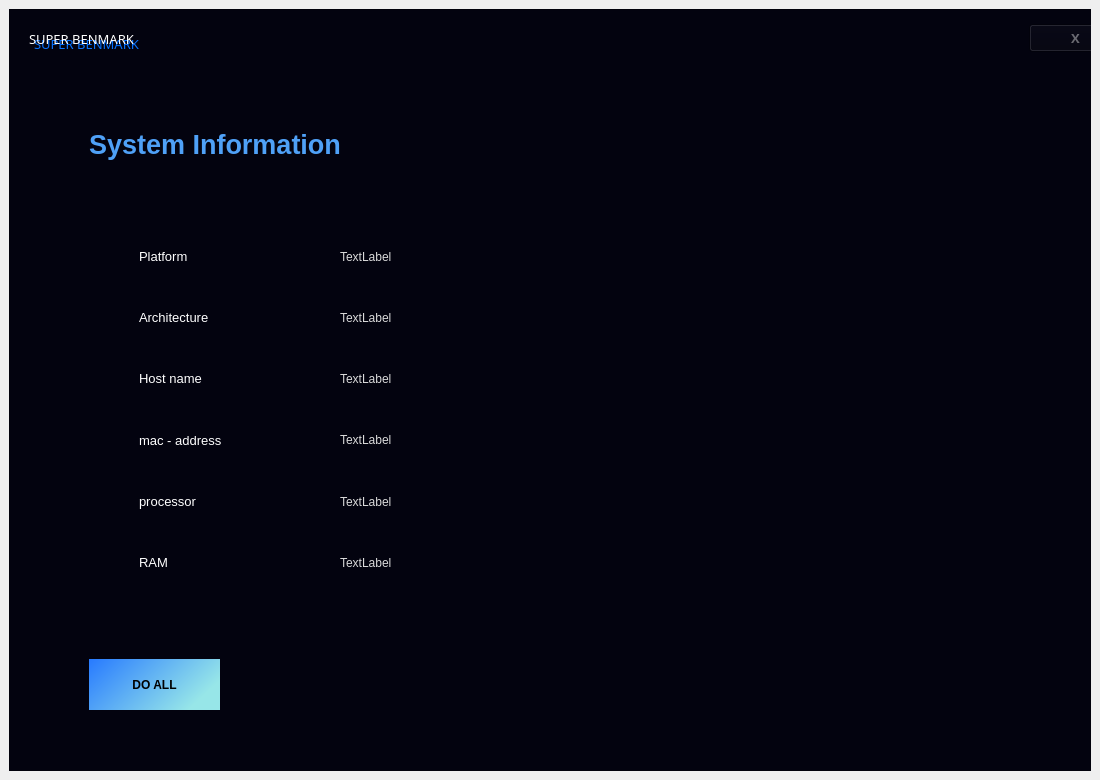
<?xml version="1.0" encoding="UTF-8"?>
<ui version="4.0">
 <class>MainWindow</class>
 <widget class="QMainWindow" name="MainWindow">
  <property name="geometry">
   <rect>
    <x>0</x>
    <y>0</y>
    <width>1100</width>
    <height>780</height>
   </rect>
  </property>
  <property name="windowTitle">
   <string>MainWindow</string>
  </property>
  <widget class="QWidget" name="centralwidget">
   <layout class="QVBoxLayout" name="verticalLayout">
    <item>
     <widget class="QFrame" name="frame">
      <property name="styleSheet">
       <string notr="true">background-color: rgb(3, 3, 15);</string>
      </property>
      <property name="frameShape">
       <enum>QFrame::StyledPanel</enum>
      </property>
      <property name="frameShadow">
       <enum>QFrame::Raised</enum>
      </property>
      <widget class="QLabel" name="label">
       <property name="geometry">
        <rect>
         <x>20</x>
         <y>0</y>
         <width>200</width>
         <height>60</height>
        </rect>
       </property>
       <property name="font">
        <font>
         <family>Segoe UI Black</family>
         <pointsize>10</pointsize>
        </font>
       </property>
       <property name="styleSheet">
        <string notr="true">color:rgb(255, 255, 255);
background-color: rgba(255, 255, 255, 0);</string>
       </property>
       <property name="text">
        <string>SUPER BENMARK</string>
       </property>
      </widget>
      <widget class="QLabel" name="label_2">
       <property name="geometry">
        <rect>
         <x>25</x>
         <y>5</y>
         <width>200</width>
         <height>60</height>
        </rect>
       </property>
       <property name="font">
        <font>
         <family>Segoe UI Black</family>
         <pointsize>10</pointsize>
        </font>
       </property>
       <property name="styleSheet">
        <string notr="true">color: rgb(8, 115, 255);</string>
       </property>
       <property name="text">
        <string>SUPER BENMARK</string>
       </property>
      </widget>
      <widget class="QLabel" name="label_3">
       <property name="geometry">
        <rect>
         <x>600</x>
         <y>160</y>
         <width>340</width>
         <height>480</height>
        </rect>
       </property>
       <property name="text">
        <string/>
       </property>
       <property name="pixmap">
        <pixmap>image_2.jpg</pixmap>
       </property>
       <property name="scaledContents">
        <bool>true</bool>
       </property>
      </widget>
      <widget class="QPushButton" name="exitButton">
       <property name="geometry">
        <rect>
         <x>1020</x>
         <y>15</y>
         <width>93</width>
         <height>28</height>
        </rect>
       </property>
       <property name="font">
        <font>
         <family>Segoe UI Light</family>
         <pointsize>10</pointsize>
         <weight>75</weight>
         <bold>true</bold>
        </font>
       </property>
       <property name="styleSheet">
        <string notr="true">QPushButton{color: rgba(255, 255, 255, 100);}
QPushButton:hover{
	color: rgb(151, 230, 232);
}</string>
       </property>
       <property name="text">
        <string>X</string>
       </property>
      </widget>
      <widget class="QPushButton" name="pushButton_2">
       <property name="geometry">
        <rect>
         <x>80</x>
         <y>650</y>
         <width>131</width>
         <height>51</height>
        </rect>
       </property>
       <property name="font">
        <font>
         <family>Segoe UI</family>
         <pointsize>9</pointsize>
         <weight>75</weight>
         <bold>true</bold>
         <underline>false</underline>
        </font>
       </property>
       <property name="styleSheet">
        <string notr="true">QPushButton{background-color: qlineargradient(spread:pad, x1:0, y1:0, x2:1, y2:0.414773, stop:0 rgba(39, 122, 255, 255), stop:1 rgba(151, 230, 232, 255));
padding: 10px;
text-align: center;
border-style: none;}

QPushButton:hover{
	background-color: qlineargradient(spread:pad, x1:0, y1:0, x2:1, y2:0.414773, stop:0 rgba(151, 230, 232, 255), stop:1 rgba(39, 122, 255, 255));
	margin-left: 5px;
	margin-top: 5px;
	font-size: 14px;
}</string>
       </property>
       <property name="text">
        <string>DO ALL</string>
       </property>
      </widget>
      <widget class="QLabel" name="label_15">
       <property name="geometry">
        <rect>
         <x>80</x>
         <y>105</y>
         <width>350</width>
         <height>60</height>
        </rect>
       </property>
       <property name="font">
        <font>
         <family>Segoe UI</family>
         <pointsize>20</pointsize>
         <weight>75</weight>
         <bold>true</bold>
        </font>
       </property>
       <property name="styleSheet">
        <string notr="true">
color: rgb(79, 161, 247);</string>
       </property>
       <property name="text">
        <string>System Information</string>
       </property>
      </widget>
      <widget class="QFrame" name="frame_2">
       <property name="geometry">
        <rect>
         <x>70</x>
         <y>110</y>
         <width>641</width>
         <height>481</height>
        </rect>
       </property>
       <property name="styleSheet">
        <string notr="true">background-color: rgba(255, 255, 255, 0);</string>
       </property>
       <property name="frameShape">
        <enum>QFrame::StyledPanel</enum>
       </property>
       <property name="frameShadow">
        <enum>QFrame::Raised</enum>
       </property>
       <widget class="QWidget" name="gridLayoutWidget_2">
        <property name="geometry">
         <rect>
          <x>60</x>
          <y>110</y>
          <width>591</width>
          <height>361</height>
         </rect>
        </property>
        <layout class="QGridLayout" name="gridLayout_2" columnstretch="1,2">
         <item row="5" column="0">
          <widget class="QLabel" name="label_24">
           <property name="font">
            <font>
             <pointsize>10</pointsize>
            </font>
           </property>
           <property name="styleSheet">
            <string notr="true">color: rgb(255, 255, 255);</string>
           </property>
           <property name="text">
            <string>RAM</string>
           </property>
          </widget>
         </item>
         <item row="3" column="1">
          <widget class="QLabel" name="address_2">
           <property name="styleSheet">
            <string notr="true">color: rgb(218, 218, 218);
background-color: rgba(255, 255, 255, 0);</string>
           </property>
           <property name="text">
            <string>TextLabel</string>
           </property>
          </widget>
         </item>
         <item row="0" column="1">
          <widget class="QLabel" name="platform_2">
           <property name="styleSheet">
            <string notr="true">color: rgb(218, 218, 218);
background-color: rgba(255, 255, 255, 0);</string>
           </property>
           <property name="text">
            <string>TextLabel</string>
           </property>
          </widget>
         </item>
         <item row="1" column="1">
          <widget class="QLabel" name="arcitecture">
           <property name="styleSheet">
            <string notr="true">color: rgb(218, 218, 218);
background-color: rgba(255, 255, 255, 0);</string>
           </property>
           <property name="text">
            <string>TextLabel</string>
           </property>
          </widget>
         </item>
         <item row="5" column="1">
          <widget class="QLabel" name="ram_2">
           <property name="styleSheet">
            <string notr="true">color: rgb(218, 218, 218);
background-color: rgba(255, 255, 255, 0);</string>
           </property>
           <property name="text">
            <string>TextLabel</string>
           </property>
          </widget>
         </item>
         <item row="4" column="1">
          <widget class="QLabel" name="processor_2">
           <property name="styleSheet">
            <string notr="true">color: rgb(218, 218, 218);
background-color: rgba(255, 255, 255, 0);</string>
           </property>
           <property name="text">
            <string>TextLabel</string>
           </property>
          </widget>
         </item>
         <item row="0" column="0">
          <widget class="QLabel" name="label_16">
           <property name="font">
            <font>
             <pointsize>10</pointsize>
            </font>
           </property>
           <property name="styleSheet">
            <string notr="true">color: rgb(255, 255, 255);</string>
           </property>
           <property name="text">
            <string>Platform</string>
           </property>
          </widget>
         </item>
         <item row="1" column="0">
          <widget class="QLabel" name="label_18">
           <property name="font">
            <font>
             <pointsize>10</pointsize>
            </font>
           </property>
           <property name="styleSheet">
            <string notr="true">color: rgb(255, 255, 255);</string>
           </property>
           <property name="text">
            <string>Architecture</string>
           </property>
          </widget>
         </item>
         <item row="2" column="0">
          <widget class="QLabel" name="label_17">
           <property name="font">
            <font>
             <pointsize>10</pointsize>
            </font>
           </property>
           <property name="styleSheet">
            <string notr="true">color: rgb(255, 255, 255);</string>
           </property>
           <property name="text">
            <string>Host name</string>
           </property>
          </widget>
         </item>
         <item row="4" column="0">
          <widget class="QLabel" name="label_23">
           <property name="font">
            <font>
             <pointsize>10</pointsize>
            </font>
           </property>
           <property name="styleSheet">
            <string notr="true">color: rgb(255, 255, 255);</string>
           </property>
           <property name="text">
            <string>processor</string>
           </property>
          </widget>
         </item>
         <item row="3" column="0">
          <widget class="QLabel" name="label_22">
           <property name="font">
            <font>
             <pointsize>10</pointsize>
            </font>
           </property>
           <property name="styleSheet">
            <string notr="true">color: rgb(255, 255, 255);</string>
           </property>
           <property name="text">
            <string>mac - address</string>
           </property>
          </widget>
         </item>
         <item row="2" column="1">
          <widget class="QLabel" name="host_name_2">
           <property name="styleSheet">
            <string notr="true">color: rgb(218, 218, 218);
background-color: rgba(255, 255, 255, 0);</string>
           </property>
           <property name="text">
            <string>TextLabel</string>
           </property>
          </widget>
         </item>
        </layout>
       </widget>
      </widget>
      <zorder>label_3</zorder>
      <zorder>label_2</zorder>
      <zorder>label</zorder>
      <zorder>exitButton</zorder>
      <zorder>pushButton_2</zorder>
      <zorder>label_15</zorder>
      <zorder>frame_2</zorder>
     </widget>
    </item>
   </layout>
  </widget>
 </widget>
 <resources/>
 <connections/>
</ui>
